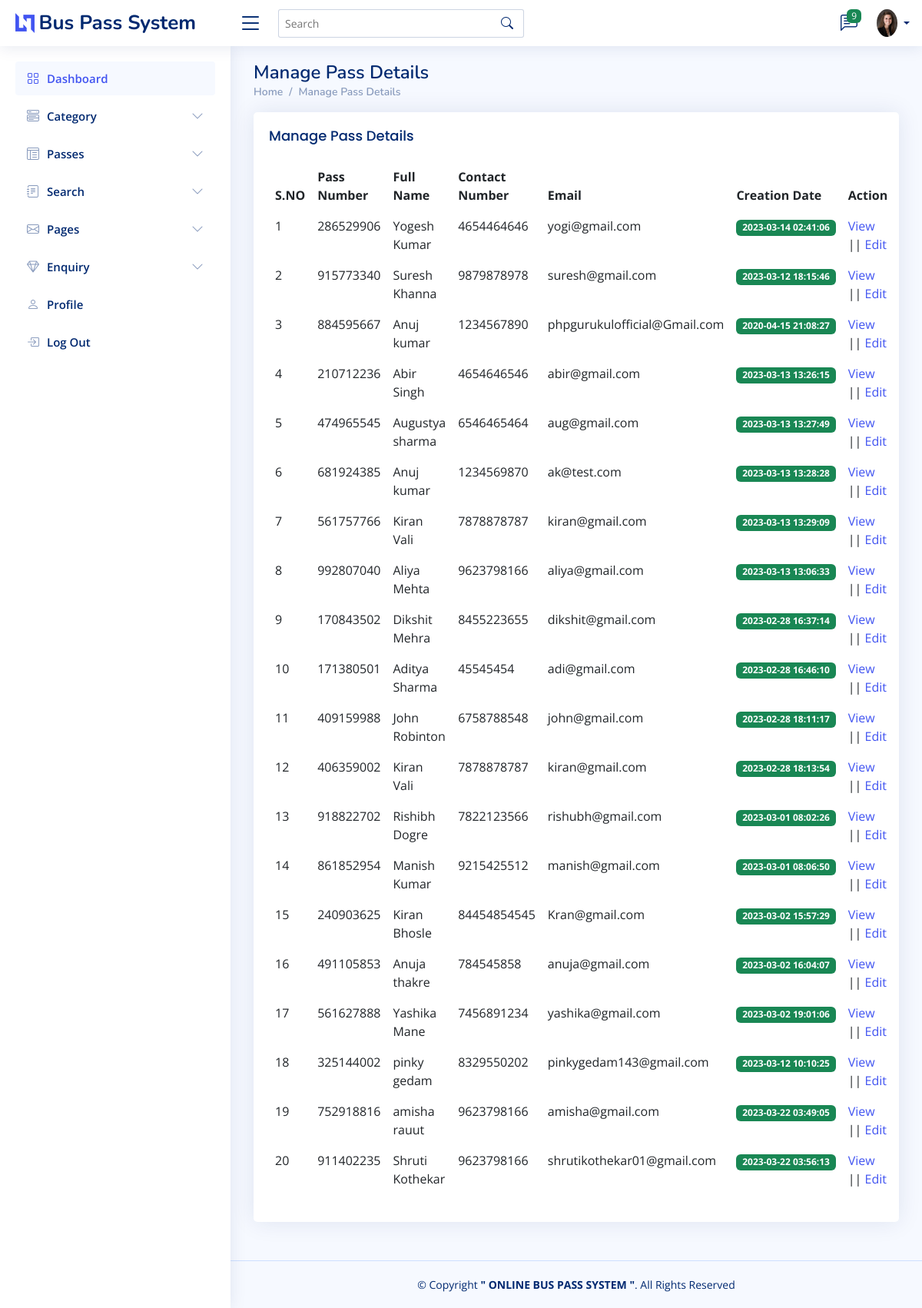
The app's page /Logis/admin/manage-pass.php with its own data.
### tables this page shows
CREATE TABLE `tblpass` (
  `ID` int(10) NOT NULL,
  `PassNumber` varchar(200) DEFAULT NULL,
  `FullName` varchar(200) DEFAULT NULL,
  `ProfileImage` varchar(200) DEFAULT NULL,
  `ContactNumber` bigint(10) DEFAULT NULL,
  `Email` varchar(200) DEFAULT NULL,
  `IdentityType` varchar(200) DEFAULT NULL,
  `IdentityCardno` varchar(200) DEFAULT NULL,
  `Category` varchar(100) DEFAULT NULL,
  `Source` varchar(200) DEFAULT NULL,
  `Destination` varchar(200) DEFAULT NULL,
  `FromDate` varchar(200) DEFAULT NULL,
  `ToDate` varchar(200) DEFAULT NULL,
  `Cost` decimal(10,0) DEFAULT NULL,
  `PasscreationDate` timestamp NULL DEFAULT current_timestamp() ON UPDATE current_timestamp(),
  `state` varchar(255) DEFAULT NULL,
  `city` varchar(255) DEFAULT NULL
);

### Logis/admin/manage-pass.php (the view, shortened to what this page needs)
<!DOCTYPE html>
<html lang="en">
<head>
  <link href="assets/vendor/bootstrap/css/bootstrap.min.css" rel="stylesheet">
  <link href="assets/vendor/bootstrap-icons/bootstrap-icons.css" rel="stylesheet">
  <link href="assets/vendor/boxicons/css/boxicons.min.css" rel="stylesheet">
  <link href="assets/vendor/quill/quill.snow.css" rel="stylesheet">
  <link href="assets/vendor/quill/quill.bubble.css" rel="stylesheet">
  <link href="assets/vendor/remixicon/remixicon.css" rel="stylesheet">
  <link href="assets/vendor/simple-datatables/style.css" rel="stylesheet">
  <link href="assets/css/style.css" rel="stylesheet"></head>
</head>
<body>
  <?php include_once('includes/header.php'); ?>
  <?php include_once('includes/sidebar.php'); ?>
  <main id="main" class="main">
    <div class="pagetitle">
      <h1>Manage Pass Details</h1>
      <nav>
        <ol class="breadcrumb">
          <li class="breadcrumb-item"><a href="dashboard.php">Home</a></li>
          <li class="breadcrumb-item"><a href="manage-pass.php">Manage Pass Details</a></li>
        </ol>
      </nav>
    </div>
    <section class="section">
      <div class="row">
        <div class="col-lg-12">
          <div class="card">
            <div class="card-body">
              <h5 class="card-title">Manage Pass Details</h5>
              <table class="table table-hover table-borderless datatable">
                <thead>
                  <tr>
                    <th  scope="col" >S.NO</th>
                    <th  scope="col" >Pass Number</th>
                    <th  scope="col" >Full Name</th>
                    <th  scope="col" >Contact Number</th>
                    <th  scope="col" >Email</th>
                    <th  scope="col" >Creation Date</th>
                    <th  scope="col" >Action</th>
                  </tr>
                </thead>
                <tbody>
                  <?php
                  include "includes/config.php";
                  $sql = "SELECT *FROM tblpass";
                  $result = mysqli_query($conn, $sql) or die ("Fatch Data Query Failed !");
                  $count=1;
                  if(mysqli_num_rows($result) > 0){
                      while($row = mysqli_fetch_assoc($result)){
                  ?>
                  <tr>
                    <td><?php  echo $count; ?>                  </td>
                    <td><?php  echo $row['PassNumber']; ?>      </td>
                    <td><?php  echo $row['FullName']; ?>        </td>
                    <td><?php  echo $row['ContactNumber']; ?>   </td>
                    <td><?php  echo $row['Email']; ?>           </td>
                    <td><span class="badge bg-success "><?php  echo $row['PasscreationDate']; ?></span></td>
                    <td><a href="view-pass-detail.php?id=<?php echo $row['ID'];?>">View</a>  ||  <a href="edit-pass-detail.php?id=<?php echo $row['ID'];?>">Edit</a></td>
                  </tr>
                <?php $count++; }} ?>
                </tbody>
              </table>
            </div>
          </div>
        </div>
      </div>
    </section>
  </main>
  <?php include_once('includes/footer.php'); ?>
</body>
</html>

### Logis/admin/assets/css/style.css (style rules this page uses)
:root { scroll-behavior: smooth; }
body { font-family: "Open Sans", sans-serif; background: #f6f9ff; color: #444444; }
a { color: #4154f1; text-decoration: none; }
h1, h2, h3, h4, h5, h6 { font-family: "Nunito", sans-serif; }
#main { margin-top: 60px; padding: 20px 30px; transition: all 0.3s; }
.pagetitle { margin-bottom: 10px; }
.pagetitle h1 { font-size: 24px; margin-bottom: 0; font-weight: 600; color: #012970; }
.card { margin-bottom: 30px; border: none; border-radius: 5px; box-shadow: 0px 0 30px rgba(1, 41, 112, 0.1); }
.card-title { padding: 20px 0 15px 0; font-size: 18px; font-weight: 500; color: #012970; font-family: "Poppins", sans-serif; }
.card-body { padding: 0 20px 20px 20px; }
.breadcrumb { font-size: 14px; font-family: "Nunito", sans-serif; color: #899bbd; font-weight: 600; }
.breadcrumb a { color: #899bbd; transition: 0.3s; }
.breadcrumb .breadcrumb-item::before { color: #899bbd; }
@media (min-width: 1200px) { #main, #footer { margin-left: 300px; } }

### records on screen
tblpass: PassNumber "286529906", FullName "Yogesh Kumar", ContactNumber "4654464646", Email "yogi@gmail.com", PasscreationDate "2023-03-14 02:41:06"
tblpass: PassNumber "915773340", FullName "Suresh Khanna", ContactNumber "9879878978", Email "suresh@gmail.com", PasscreationDate "2023-03-12 18:15:46"
tblpass: PassNumber "884595667", FullName "Anuj kumar", ContactNumber "1234567890", Email "phpgurukulofficial@Gmail.com", PasscreationDate "2020-04-15 21:08:27"
tblpass: PassNumber "210712236", FullName "Abir Singh", ContactNumber "4654646546", Email "abir@gmail.com", PasscreationDate "2023-03-13 13:26:15"
tblpass: PassNumber "474965545", FullName "Augustya sharma", ContactNumber "6546465464", Email "aug@gmail.com", PasscreationDate "2023-03-13 13:27:49"
tblpass: PassNumber "681924385", FullName "Anuj kumar", ContactNumber "1234569870", Email "ak@test.com", PasscreationDate "2023-03-13 13:28:28"
tblpass: PassNumber "561757766", FullName "Kiran Vali", ContactNumber "7878878787", Email "kiran@gmail.com", PasscreationDate "2023-03-13 13:29:09"
tblpass: PassNumber "992807040", FullName "Aliya Mehta", ContactNumber "9623798166", Email "aliya@gmail.com", PasscreationDate "2023-03-13 13:06:33"
tblpass: PassNumber "170843502", FullName "Dikshit Mehra", ContactNumber "8455223655", Email "dikshit@gmail.com", PasscreationDate "2023-02-28 16:37:14"
tblpass: PassNumber "171380501", FullName "Aditya Sharma", ContactNumber "45545454", Email "adi@gmail.com", PasscreationDate "2023-02-28 16:46:10"
tblpass: PassNumber "409159988", FullName "John Robinton", ContactNumber "6758788548", Email "john@gmail.com", PasscreationDate "2023-02-28 18:11:17"
tblpass: PassNumber "406359002", FullName "Kiran Vali", ContactNumber "7878878787", Email "kiran@gmail.com", PasscreationDate "2023-02-28 18:13:54"
tblpass: PassNumber "918822702", FullName "Rishibh Dogre", ContactNumber "7822123566", Email "rishubh@gmail.com", PasscreationDate "2023-03-01 08:02:26"
tblpass: PassNumber "861852954", FullName "Manish Kumar", ContactNumber "9215425512", Email "manish@gmail.com", PasscreationDate "2023-03-01 08:06:50"
tblpass: PassNumber "240903625", FullName "Kiran Bhosle", ContactNumber "84454854545", Email "Kran@gmail.com", PasscreationDate "2023-03-02 15:57:29"
tblpass: PassNumber "491105853", FullName "Anuja thakre", ContactNumber "784545858", Email "anuja@gmail.com", PasscreationDate "2023-03-02 16:04:07"
tblpass: PassNumber "561627888", FullName "Yashika Mane", ContactNumber "7456891234", Email "yashika@gmail.com", PasscreationDate "2023-03-02 19:01:06"
tblpass: PassNumber "325144002", FullName "pinky gedam", ContactNumber "8329550202", Email "pinkygedam143@gmail.com", PasscreationDate "2023-03-12 10:10:25"
tblpass: PassNumber "752918816", FullName "amisha rauut", ContactNumber "9623798166", Email "amisha@gmail.com", PasscreationDate "2023-03-22 03:49:05"
tblpass: PassNumber "911402235", FullName "Shruti Kothekar", ContactNumber "9623798166", Email "shrutikothekar01@gmail.com", PasscreationDate "2023-03-22 03:56:13"

### other values on screen
$count "9"
